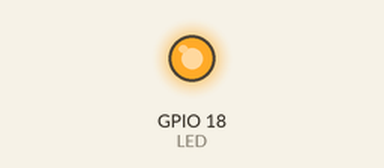
Simulated run of this program. Board: Raspberry Pi (BCM pin numbers). On the bench: output pins drawn as LEDs (lit = HIGH).

Above: at 0.1 s.
Timing chart, 0 to 1.6 s (numbered marks = the images above):
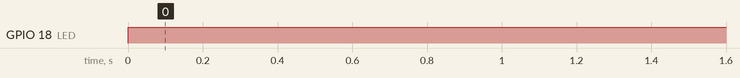

Measured:
- by itself, GPIO 18 (LED): LOW → HIGH at 0.00 s

The program:

03.LED_PWM.py
```python
import RPi.GPIO as GPIO

LED = 18                            # wPi. 1(GPIO. 1), BCM. 18, Physical-Pin. 12

GPIO.setmode(GPIO.BCM)              # BCM 모드 설정
GPIO.setup(LED, GPIO.OUT)           # LED OUTPUT(출력) 설정

pwm = GPIO.PWM(LED, 10)             # GPIO.PWM(BCM 번호, Frequency(Hz))
pwm.start(0)                        # Duty Cycle = 0%

try :                               # 정상 작동시
    while True :                    # 무한루프
        pwm.ChangeDutyCycle(50)     # ChangeDutyCycle(0 ~ 100)

except :                            # 종료시
    pwm.stop()                      # pwm 중지
    GPIO.cleanup()                  # GPIO 초기화
```
